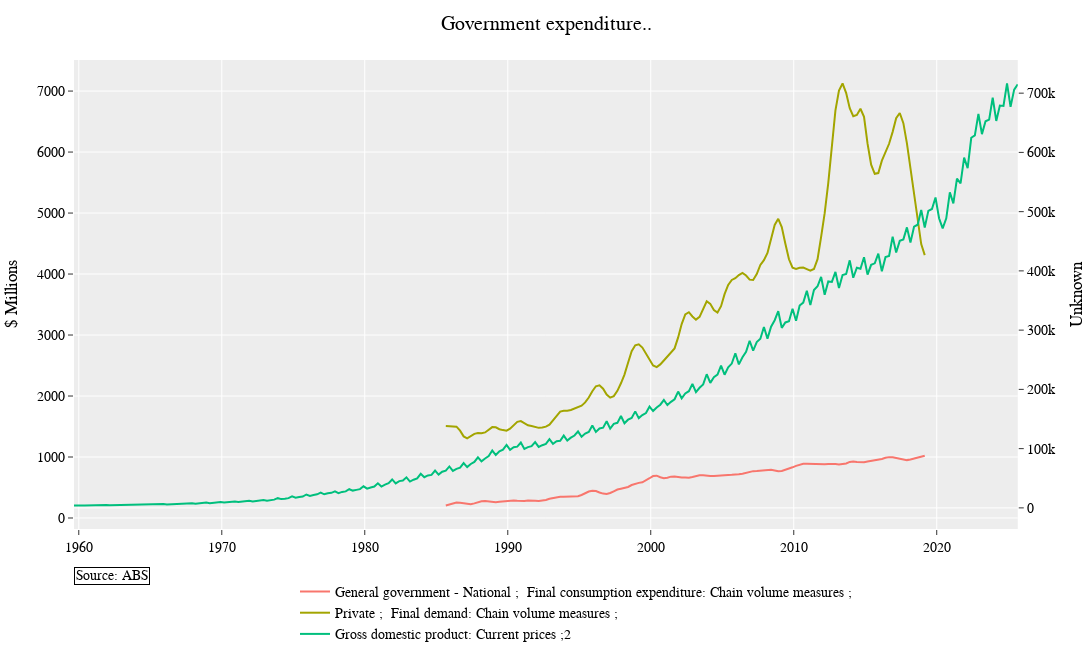

The cell this chart's notebook holds for it:
### Code cell
watchlist.plot_watchlist(['A2301346L', "A2304512L"], ["A2302467A"], template="ggplot2", plot_title = "Government expenditure..")

### Figure 1 — Plotly figure (JSON) as saved in the notebook; plotly's stock layout.template omitted (floating-point values rounded to 4 significant figures; data arrays with more than 128 entries replaced by an {"elided": "..."} marker saying what was removed)
{"data": [{"mode": "lines", "name": "General government - National ;  Final consumption expenditure: Chain volume measures ;", "type": "scatter", "x": {"elided": "169 str values"}, "xaxis": "x", "y": {"elided": "169 int values"}, "yaxis": "y"}, {"mode": "lines", "name": "Private ;  Final demand: Chain volume measures ;", "type": "scatter", "x": {"elided": "169 str values"}, "xaxis": "x", "y": {"elided": "169 int values"}, "yaxis": "y"}, {"mode": "lines", "name": "Gross domestic product: Current prices ;2", "type": "scatter", "x": {"elided": "265 str values"}, "xaxis": "x", "y": {"elided": "265 int values"}, "yaxis": "y2"}], "layout": {"annotations": [{"align": "left", "bgcolor": "white", "bordercolor": "black", "borderwidth": 1, "font": {"color": "black", "size": 14}, "showarrow": false, "text": "Source: ABS", "x": 0, "xref": "paper", "y": -0.12, "yref": "paper"}], "font": {"color": "black", "family": "Arial, sans-serif", "size": 14}, "height": 660, "hovermode": "x unified", "legend": {"bgcolor": "rgba(255,255,255,0)", "bordercolor": "rgba(255,255,255,0)", "orientation": "h", "x": 0.5, "xanchor": "center", "y": -0.1, "yanchor": "top"}, "margin": {"b": 40, "l": 70, "r": 10, "t": 60}, "title": {"text": "Government expenditure.."}, "width": 1320, "xaxis": {"anchor": "y", "domain": [0, 0.94]}, "yaxis": {"anchor": "x", "domain": [0, 1], "title": {"text": "$ Millions"}, "type": "linear"}, "yaxis2": {"anchor": "x", "overlaying": "y", "showgrid": false, "side": "right", "title": {"text": "Unknown"}, "type": "linear"}}}
